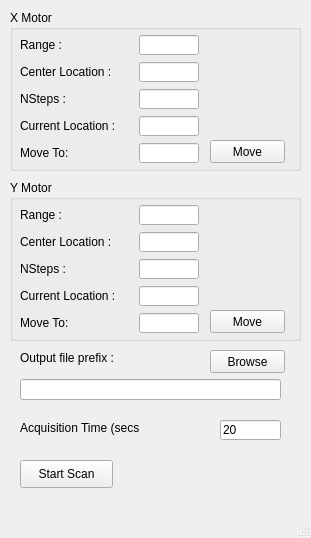
<?xml version="1.0" encoding="UTF-8"?>
<ui version="4.0">
 <class>MainWindow</class>
 <widget class="QMainWindow" name="MainWindow">
  <property name="geometry">
   <rect>
    <x>0</x>
    <y>0</y>
    <width>311</width>
    <height>538</height>
   </rect>
  </property>
  <property name="windowTitle">
   <string>GridScan_X123</string>
  </property>
  <widget class="QWidget" name="centralwidget">
   <widget class="QGroupBox" name="groupBox">
    <property name="geometry">
     <rect>
      <x>10</x>
      <y>10</y>
      <width>291</width>
      <height>161</height>
     </rect>
    </property>
    <property name="title">
     <string>X Motor</string>
    </property>
    <widget class="QPushButton" name="x_MoveButton">
     <property name="geometry">
      <rect>
       <x>200</x>
       <y>130</y>
       <width>75</width>
       <height>23</height>
      </rect>
     </property>
     <property name="text">
      <string>Move</string>
     </property>
    </widget>
    <widget class="QWidget" name="layoutWidget">
     <property name="geometry">
      <rect>
       <x>10</x>
       <y>24</y>
       <width>179</width>
       <height>130</height>
      </rect>
     </property>
     <layout class="QGridLayout" name="gridLayout">
      <item row="0" column="0">
       <widget class="QLabel" name="label">
        <property name="minimumSize">
         <size>
          <width>90</width>
          <height>0</height>
         </size>
        </property>
        <property name="text">
         <string>Range :</string>
        </property>
       </widget>
      </item>
      <item row="0" column="1">
       <widget class="QLineEdit" name="x_RangeLE">
        <property name="maximumSize">
         <size>
          <width>60</width>
          <height>20</height>
         </size>
        </property>
       </widget>
      </item>
      <item row="1" column="0">
       <widget class="QLabel" name="label_2">
        <property name="minimumSize">
         <size>
          <width>90</width>
          <height>0</height>
         </size>
        </property>
        <property name="text">
         <string>Center Location :</string>
        </property>
       </widget>
      </item>
      <item row="1" column="1">
       <widget class="QLineEdit" name="x_CenterLocLE">
        <property name="maximumSize">
         <size>
          <width>60</width>
          <height>20</height>
         </size>
        </property>
       </widget>
      </item>
      <item row="2" column="0">
       <widget class="QLabel" name="label_3">
        <property name="minimumSize">
         <size>
          <width>90</width>
          <height>0</height>
         </size>
        </property>
        <property name="text">
         <string>NSteps :</string>
        </property>
       </widget>
      </item>
      <item row="2" column="1">
       <widget class="QLineEdit" name="x_NStepsLE">
        <property name="maximumSize">
         <size>
          <width>60</width>
          <height>20</height>
         </size>
        </property>
       </widget>
      </item>
      <item row="3" column="0">
       <widget class="QLabel" name="label_4">
        <property name="minimumSize">
         <size>
          <width>110</width>
          <height>0</height>
         </size>
        </property>
        <property name="text">
         <string>Current Location : </string>
        </property>
       </widget>
      </item>
      <item row="3" column="1">
       <widget class="QLineEdit" name="x_CurLocLE">
        <property name="maximumSize">
         <size>
          <width>60</width>
          <height>20</height>
         </size>
        </property>
       </widget>
      </item>
      <item row="4" column="0">
       <widget class="QLabel" name="label_5">
        <property name="minimumSize">
         <size>
          <width>90</width>
          <height>0</height>
         </size>
        </property>
        <property name="text">
         <string>Move To: </string>
        </property>
       </widget>
      </item>
      <item row="4" column="1">
       <widget class="QLineEdit" name="x_MoveLocLE">
        <property name="maximumSize">
         <size>
          <width>60</width>
          <height>20</height>
         </size>
        </property>
       </widget>
      </item>
     </layout>
    </widget>
   </widget>
   <widget class="QPushButton" name="StartScanButton">
    <property name="geometry">
     <rect>
      <x>20</x>
      <y>460</y>
      <width>93</width>
      <height>28</height>
     </rect>
    </property>
    <property name="text">
     <string>Start Scan</string>
    </property>
   </widget>
   <widget class="QGroupBox" name="groupBox_2">
    <property name="geometry">
     <rect>
      <x>10</x>
      <y>180</y>
      <width>291</width>
      <height>161</height>
     </rect>
    </property>
    <property name="title">
     <string>Y Motor</string>
    </property>
    <widget class="QPushButton" name="y_MoveButton">
     <property name="geometry">
      <rect>
       <x>200</x>
       <y>130</y>
       <width>75</width>
       <height>23</height>
      </rect>
     </property>
     <property name="text">
      <string>Move</string>
     </property>
    </widget>
    <widget class="QWidget" name="layoutWidget_2">
     <property name="geometry">
      <rect>
       <x>10</x>
       <y>24</y>
       <width>179</width>
       <height>130</height>
      </rect>
     </property>
     <layout class="QGridLayout" name="gridLayout_2">
      <item row="0" column="0">
       <widget class="QLabel" name="label_6">
        <property name="minimumSize">
         <size>
          <width>90</width>
          <height>0</height>
         </size>
        </property>
        <property name="text">
         <string>Range :</string>
        </property>
       </widget>
      </item>
      <item row="0" column="1">
       <widget class="QLineEdit" name="y_RangeLE">
        <property name="maximumSize">
         <size>
          <width>60</width>
          <height>20</height>
         </size>
        </property>
       </widget>
      </item>
      <item row="1" column="0">
       <widget class="QLabel" name="label_7">
        <property name="minimumSize">
         <size>
          <width>90</width>
          <height>0</height>
         </size>
        </property>
        <property name="text">
         <string>Center Location :</string>
        </property>
       </widget>
      </item>
      <item row="1" column="1">
       <widget class="QLineEdit" name="y_CentLocLE">
        <property name="maximumSize">
         <size>
          <width>60</width>
          <height>20</height>
         </size>
        </property>
       </widget>
      </item>
      <item row="2" column="0">
       <widget class="QLabel" name="label_8">
        <property name="minimumSize">
         <size>
          <width>90</width>
          <height>0</height>
         </size>
        </property>
        <property name="text">
         <string>NSteps :</string>
        </property>
       </widget>
      </item>
      <item row="2" column="1">
       <widget class="QLineEdit" name="y_NStepsLE">
        <property name="maximumSize">
         <size>
          <width>60</width>
          <height>20</height>
         </size>
        </property>
       </widget>
      </item>
      <item row="3" column="0">
       <widget class="QLabel" name="label_9">
        <property name="minimumSize">
         <size>
          <width>110</width>
          <height>0</height>
         </size>
        </property>
        <property name="text">
         <string>Current Location : </string>
        </property>
       </widget>
      </item>
      <item row="3" column="1">
       <widget class="QLineEdit" name="y_CurLocLE">
        <property name="maximumSize">
         <size>
          <width>60</width>
          <height>20</height>
         </size>
        </property>
       </widget>
      </item>
      <item row="4" column="0">
       <widget class="QLabel" name="label_10">
        <property name="minimumSize">
         <size>
          <width>90</width>
          <height>0</height>
         </size>
        </property>
        <property name="text">
         <string>Move To: </string>
        </property>
       </widget>
      </item>
      <item row="4" column="1">
       <widget class="QLineEdit" name="y_MoveLocLE">
        <property name="maximumSize">
         <size>
          <width>60</width>
          <height>20</height>
         </size>
        </property>
       </widget>
      </item>
     </layout>
    </widget>
   </widget>
   <widget class="QLabel" name="label_11">
    <property name="geometry">
     <rect>
      <x>20</x>
      <y>350</y>
      <width>101</width>
      <height>16</height>
     </rect>
    </property>
    <property name="text">
     <string>Output file prefix :</string>
    </property>
   </widget>
   <widget class="QPushButton" name="browseButton">
    <property name="geometry">
     <rect>
      <x>210</x>
      <y>350</y>
      <width>75</width>
      <height>23</height>
     </rect>
    </property>
    <property name="text">
     <string>Browse</string>
    </property>
   </widget>
   <widget class="QLineEdit" name="outprefLE">
    <property name="geometry">
     <rect>
      <x>20</x>
      <y>379</y>
      <width>261</width>
      <height>21</height>
     </rect>
    </property>
   </widget>
   <widget class="QLabel" name="label_12">
    <property name="geometry">
     <rect>
      <x>20</x>
      <y>420</y>
      <width>121</width>
      <height>16</height>
     </rect>
    </property>
    <property name="text">
     <string>Acquisition Time (secs ) : </string>
    </property>
   </widget>
   <widget class="QLineEdit" name="acquisitionTimeLE">
    <property name="geometry">
     <rect>
      <x>220</x>
      <y>420</y>
      <width>61</width>
      <height>20</height>
     </rect>
    </property>
    <property name="text">
     <string>20</string>
    </property>
   </widget>
  </widget>
  <widget class="QMenuBar" name="menubar">
   <property name="geometry">
    <rect>
     <x>0</x>
     <y>0</y>
     <width>311</width>
     <height>21</height>
    </rect>
   </property>
  </widget>
  <widget class="QStatusBar" name="statusbar"/>
 </widget>
 <resources/>
 <connections/>
</ui>
